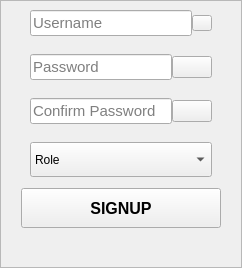
                    <widget class="QWidget" name="page_signup">
                     <layout class="QVBoxLayout" name="verticalLayout_18">
                      <property name="leftMargin">
                       <number>0</number>
                      </property>
                      <property name="topMargin">
                       <number>0</number>
                      </property>
                      <property name="rightMargin">
                       <number>0</number>
                      </property>
                      <property name="bottomMargin">
                       <number>0</number>
                      </property>
                      <item>
                       <widget class="QFrame" name="signup_frame">
                        <property name="styleSheet">
                         <string notr="true">PpagesFrameStyle</string>
                        </property>
                        <property name="frameShape">
                         <enum>QFrame::StyledPanel</enum>
                        </property>
                        <property name="frameShadow">
                         <enum>QFrame::Raised</enum>
                        </property>
                        <layout class="QVBoxLayout" name="verticalLayout_27">
                         <property name="bottomMargin">
                          <number>9</number>
                         </property>
                         <item>
                          <layout class="QVBoxLayout" name="verticalLayout_28">
                           <property name="spacing">
                            <number>18</number>
                           </property>
                           <property name="leftMargin">
                            <number>20</number>
                           </property>
                           <property name="rightMargin">
                            <number>20</number>
                           </property>
                           <item>
                            <layout class="QHBoxLayout" name="horizontalLayout_14">
                             <property name="spacing">
                              <number>0</number>
                             </property>
                             <item>
                              <widget class="QLineEdit" name="signup_username_lineEdit">
                               <property name="minimumSize">
                                <size>
                                 <width>0</width>
                                 <height>0</height>
                                </size>
                               </property>
                               <property name="maximumSize">
                                <size>
                                 <width>16777215</width>
                                 <height>16777215</height>
                                </size>
                               </property>
                               <property name="font">
                                <font>
                                 <pointsize>11</pointsize>
                                </font>
                               </property>
                               <property name="placeholderText">
                                <string>Username</string>
                               </property>
                              </widget>
                             </item>
                             <item>
                              <widget class="QPushButton" name="signup_temp_btn">
                               <property name="sizePolicy">
                                <sizepolicy hsizetype="Fixed" vsizetype="Fixed">
                                 <horstretch>0</horstretch>
                                 <verstretch>0</verstretch>
                                </sizepolicy>
                               </property>
                               <property name="minimumSize">
                                <size>
                                 <width>20</width>
                                 <height>16</height>
                                </size>
                               </property>
                               <property name="maximumSize">
                                <size>
                                 <width>20</width>
                                 <height>16</height>
                                </size>
                               </property>
                               <property name="styleSheet">
                                <string notr="true">PtempPushButtonStyle</string>
                               </property>
                               <property name="text">
                                <string/>
                               </property>
                              </widget>
                             </item>
                            </layout>
                           </item>
                           <item>
                            <layout class="QHBoxLayout" name="horizontalLayout_16">
                             <property name="spacing">
                              <number>0</number>
                             </property>
                             <item>
                              <widget class="QLineEdit" name="signup_password_lineEdit">
                               <property name="minimumSize">
                                <size>
                                 <width>0</width>
                                 <height>0</height>
                                </size>
                               </property>
                               <property name="maximumSize">
                                <size>
                                 <width>16777215</width>
                                 <height>16777215</height>
                                </size>
                               </property>
                               <property name="font">
                                <font>
                                 <pointsize>11</pointsize>
                                </font>
                               </property>
                               <property name="echoMode">
                                <enum>QLineEdit::Password</enum>
                               </property>
                               <property name="placeholderText">
                                <string>Password</string>
                               </property>
                              </widget>
                             </item>
                             <item>
                              <widget class="QPushButton" name="signup_password_eye_btn">
                               <property name="sizePolicy">
                                <sizepolicy hsizetype="Fixed" vsizetype="Fixed">
                                 <horstretch>0</horstretch>
                                 <verstretch>0</verstretch>
                                </sizepolicy>
                               </property>
                               <property name="cursor">
                                <cursorShape>PointingHandCursor</cursorShape>
                               </property>
                               <property name="styleSheet">
                                <string notr="true">PeyePushButtonStyle</string>
                               </property>
                               <property name="text">
                                <string/>
                               </property>
                               <property name="icon">
                                <iconset resource="resources/resource.qrc">
                                 <normaloff>:/resources/Icons/eye.png</normaloff>:/resources/Icons/eye.png</iconset>
                               </property>
                              </widget>
                             </item>
                            </layout>
                           </item>
                           <item>
                            <layout class="QHBoxLayout" name="horizontalLayout_18">
                             <property name="spacing">
                              <number>0</number>
                             </property>
                             <item>
                              <widget class="QLineEdit" name="signup_confirm_password_lineEdit">
                               <property name="minimumSize">
                                <size>
                                 <width>0</width>
                                 <height>0</height>
                                </size>
                               </property>
                               <property name="maximumSize">
                                <size>
                                 <width>16777215</width>
                                 <height>16777215</height>
                                </size>
                               </property>
                               <property name="font">
                                <font>
                                 <pointsize>11</pointsize>
                                </font>
                               </property>
                               <property name="echoMode">
                                <enum>QLineEdit::Password</enum>
                               </property>
                               <property name="placeholderText">
                                <string>Confirm Password</string>
                               </property>
                              </widget>
                             </item>
                             <item>
                              <widget class="QPushButton" name="signup_confirm_password_eye_btn">
                               <property name="sizePolicy">
                                <sizepolicy hsizetype="Fixed" vsizetype="Fixed">
                                 <horstretch>0</horstretch>
                                 <verstretch>0</verstretch>
                                </sizepolicy>
                               </property>
                               <property name="cursor">
                                <cursorShape>PointingHandCursor</cursorShape>
                               </property>
                               <property name="styleSheet">
                                <string notr="true">PeyePushButtonStyle</string>
                               </property>
                               <property name="text">
                                <string/>
                               </property>
                               <property name="icon">
                                <iconset resource="resources/resource.qrc">
                                 <normaloff>:/resources/Icons/eye.png</normaloff>:/resources/Icons/eye.png</iconset>
                               </property>
                              </widget>
                             </item>
                            </layout>
                           </item>
                           <item>
                            <widget class="QComboBox" name="signup_role_comboBox">
                             <property name="enabled">
                              <bool>true</bool>
                             </property>
                             <property name="minimumSize">
                              <size>
                               <width>0</width>
                               <height>35</height>
                              </size>
                             </property>
                             <property name="maximumSize">
                              <size>
                               <width>290</width>
                               <height>16777215</height>
                              </size>
                             </property>
                             <item>
                              <property name="text">
                               <string>Role</string>
                              </property>
                             </item>
                            </widget>
                           </item>
                          </layout>
                         </item>
                         <item>
                          <layout class="QVBoxLayout" name="verticalLayout_35">
                           <property name="spacing">
                            <number>16</number>
                           </property>
                           <property name="topMargin">
                            <number>5</number>
                           </property>
                           <item alignment="Qt::AlignHCenter">
                            <widget class="QPushButton" name="signup_btn">
                             <property name="minimumSize">
                              <size>
                               <width>200</width>
                               <height>40</height>
                              </size>
                             </property>
                             <property name="maximumSize">
                              <size>
                               <width>200</width>
                               <height>40</height>
                              </size>
                             </property>
                             <property name="font">
                              <font>
                               <pointsize>12</pointsize>
                               <weight>75</weight>
                               <bold>true</bold>
                              </font>
                             </property>
                             <property name="cursor">
                              <cursorShape>PointingHandCursor</cursorShape>
                             </property>
                             <property name="styleSheet">
                              <string notr="true">PpagesMainPushButtonStyle</string>
                             </property>
                             <property name="text">
                              <string>SIGNUP</string>
                             </property>
                            </widget>
                           </item>
                           <item>
                            <widget class="QLabel" name="signup_message_label">
                             <property name="sizePolicy">
                              <sizepolicy hsizetype="Preferred" vsizetype="Fixed">
                               <horstretch>0</horstretch>
                               <verstretch>0</verstretch>
                              </sizepolicy>
                             </property>
                             <property name="styleSheet">
                              <string notr="true">PmessageLabelStyle</string>
                             </property>
                             <property name="text">
                              <string/>
                             </property>
                             <property name="alignment">
                              <set>Qt::AlignCenter</set>
                             </property>
                            </widget>
                           </item>
                          </layout>
                         </item>
                        </layout>
                       </widget>
                      </item>
                     </layout>
                    </widget>
